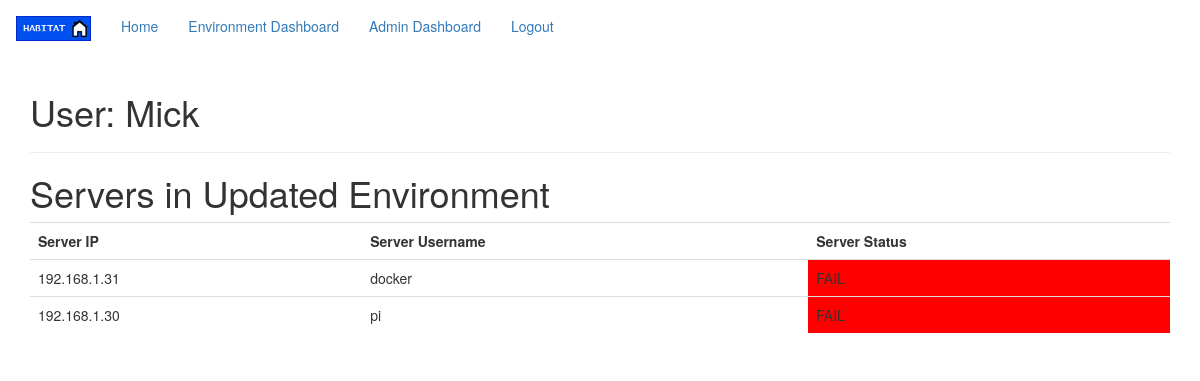
Page /servers/4 (signed in) on the committed database.
### app/models/User.py (models this page shows, shortened)
class User(UserMixin, db.Model):
    id = db.Column(db.Integer, primary_key=True)
    username = db.Column(db.String(64), index=True, unique=True)
    email = db.Column(db.String(120), index=True, unique=True)
    password_hash = db.Column(db.String(128))
    environments = db.relationship('Environment', backref='env_user', lazy='dynamic')
    @login.user_loader
    def load_user(id):
        return User.query.get(int(id))

### app/models/Environment.py (models this page shows, shortened)
class Environment(db.Model):
    id = db.Column(db.Integer, primary_key=True)
    name = db.Column(db.String(120), index=True, unique=True)
    env_status = db.Column(db.Integer, index=True, default=1)
    status_timestamp = db.Column(db.DateTime, index=True, default=datetime.utcnow)
    approval_status = db.Column(db.Integer, index=True, default=1)
    approval_timestamp = (db.Column(db.DateTime, index=True, default=datetime.utcnow))
    timing = (db.Column(db.Integer, default=30))
    user_id_fk = db.Column(db.Integer, db.ForeignKey('user.id'))
    servers = db.relationship('Server', backref='server_in_env', lazy='dynamic')

### app/models/Server.py (models this page shows, shortened)
class Server(db.Model):
    id = db.Column(db.Integer, primary_key=True)
    ip_address = db.Column(db.String(20), index=True)
    username = db.Column(db.String(64))
    server_status = db.Column(db.Integer, index=True)
    status_timestamp = (db.Column(db.DateTime, index=True, default=datetime.utcnow))
    approval_status = (db.Column(db.Integer, index=True))
    approval_timestamp = (db.Column(db.DateTime, index=True, default=datetime.utcnow))
    env_id_fk = db.Column(db.Integer, db.ForeignKey('environment.id'))
    servers = db.relationship('Command', backref='command_in_server', lazy='dynamic')

### app/routes.py (the view)
@app.route('/servers/<env_id_fk>')
@login_required
def servers(env_id_fk):
    environment = Environment.query.filter_by(id=env_id_fk).first()
    user = current_user
    servers = Server.query.filter_by(env_id_fk=env_id_fk).all()
    return render_template('servers.html', servers=servers, user=user, environment=environment)

### app/templates/servers.html
{% extends "navigation.html" %}
{% block app_content %}
<h1>User: {{ user.username }}</h1>
<hr>
<h1>Servers in {{ environment.name }}</h1>
<table style="width:100%" class="table">
    <tr>
        <th>Server IP</th>
        <th>Server Username</th>
        <th>Server Status</th>
    </tr>
    {% for server in servers %}
    <tr>
        <td>{{ server.ip_address }}</td>
        <td>{{ server.username }}</td>
        {% if server.server_status == 2 %}
        <td style="background-color:green">PASS</td>
        {% elif server.server_status == 1 %}
        <td style="background-color:orange">INVESTIGATION ONGOING</td>
        {% else %}
        <td style="background-color:red">FAIL</td>
        {% endif %}
    </tr>
    {% endfor %}
</table>
{% endblock %}

### rows in the picture
User: username "Mick"
Environment: name "Updated Environment"
Server: ip_address "192.168.1.31", username "docker", server_status "FAIL"
Server: ip_address "192.168.1.30", username "pi", server_status "FAIL"
